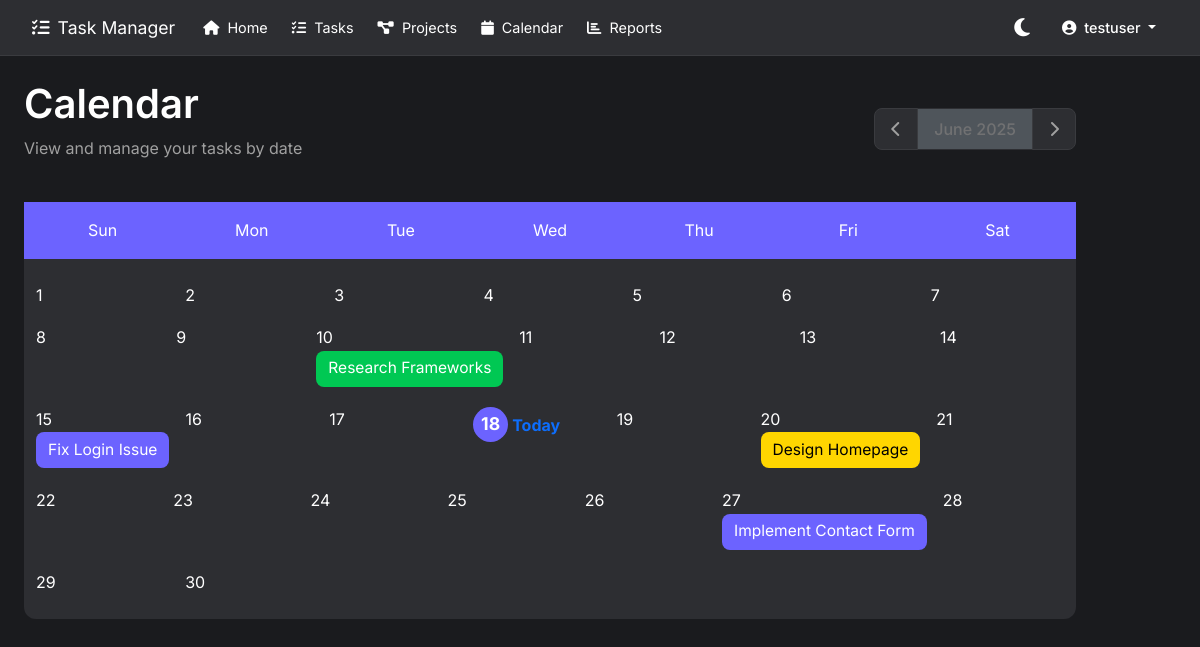
/calendar.php (signed in), run on the app's committed database.
### tables this page shows
CREATE TABLE IF NOT EXISTS tasks (
    task_id INT AUTO_INCREMENT PRIMARY KEY,
    project_id INT NOT NULL,
    user_id INT NOT NULL,
    title VARCHAR(100) NOT NULL,
    description TEXT,
    status ENUM('To Do', 'In Progress', 'Completed') DEFAULT 'To Do',
    priority ENUM('Low', 'Medium', 'High') DEFAULT 'Medium',
    due_date DATE,
    created_at TIMESTAMP DEFAULT CURRENT_TIMESTAMP,
    updated_at TIMESTAMP DEFAULT CURRENT_TIMESTAMP ON UPDATE CURRENT_TIMESTAMP,
    completed_at TIMESTAMP NULL DEFAULT NULL,
    FOREIGN KEY (project_id) REFERENCES projects(project_id) ON DELETE CASCADE,
    FOREIGN KEY (user_id) REFERENCES users(user_id) ON DELETE CASCADE
);

### calendar.php (the view, shortened to what this page needs)
<?php
require_once 'config/db_connect.php';
$month = isset($_GET['month']) ? (int)$_GET['month'] : (int)date('m');
$year = isset($_GET['year']) ? (int)$_GET['year'] : (int)date('Y');
$firstDay = mktime(0, 0, 0, $month, 1, $year);
$numberDays = date('t', $firstDay);
$dateComponents = getdate($firstDay);
$monthName = $dateComponents['month'];
$dayOfWeek = $dateComponents['wday'];
$startDate = date('Y-m-d', $firstDay);
$endDate = date('Y-m-t', $firstDay);
$stmt = $pdo->prepare('
    SELECT t.*, p.name as project_name
    FROM tasks t
    JOIN projects p ON t.project_id = p.project_id
    WHERE t.user_id = ?
    AND t.due_date BETWEEN ? AND ?
    ORDER BY t.due_date ASC
');
$stmt->execute([$_SESSION['user_id'], $startDate, $endDate]);
$tasks = $stmt->fetchAll();
$tasksByDate = [];
foreach ($tasks as $task) {
    $date = date('j', strtotime($task['due_date']));
    if (!isset($tasksByDate[$date])) {
        $tasksByDate[$date] = [];
    }
    $tasksByDate[$date][] = $task;
}
?>
<!DOCTYPE html>
<html lang="en">
<head>
    <?php include 'links.php'; ?>
    <link rel="stylesheet" href="style.css">
    <link rel="stylesheet" href="https://cdnjs.cloudflare.com/ajax/libs/font-awesome/6.4.0/css/all.min.css">
</head>
<body>
    <div class="container-fluid">
        <div class="row">
            <div class="col-md-10 col-lg-11 p-4">
                <header class="mb-4">
                    <div class="d-flex justify-content-between align-items-center">
                        <div>
                            <h1>Calendar</h1>
                            <p class="text-muted">View and manage your tasks by date</p>
                        </div>
                        <div class="btn-group">
                            <a href="?month=<?php echo $month-1; ?>&year=<?php echo $year; ?>" class="btn btn-secondary">
                                <i class="fas fa-chevron-left"></i>
                            </a>
                            <button class="btn btn-secondary" disabled>
                                <?php echo $monthName . ' ' . $year; ?>
                            </button>
                            <a href="?month=<?php echo $month+1; ?>&year=<?php echo $year; ?>" class="btn btn-secondary">
                                <i class="fas fa-chevron-right"></i>
                            </a>
                        </div>
                    </div>
                </header>
                <div class="calendar">
                    <div class="calendar-header p-3">
                        <div class="row text-center">
                            <div class="col">Sun</div>
                            <div class="col">Mon</div>
                            <div class="col">Tue</div>
                            <div class="col">Wed</div>
                            <div class="col">Thu</div>
                            <div class="col">Fri</div>
                            <div class="col">Sat</div>
                        </div>
                    </div>
                    <div class="calendar-body p-3">
                        <?php
                        $currentDay = 1;
                        $currentDate = date('Y-m-d');
                        echo '<div class="row">';
                        while ($currentDay <= $numberDays) {
                            if ($dayOfWeek == 7) {
                                $dayOfWeek = 0;
                                echo '</div><div class="row">';
                            }
                            $currentDayDate = date('Y-m-d', mktime(0, 0, 0, $month, $currentDay, $year));
                            $isToday = ($currentDayDate == $currentDate);
                            echo '<div class="col calendar-day p-2 ' . ($isToday ? 'today' : '') . '">';
                            echo '<div class="date-number">';
                            if ($isToday) {
                                echo '<span class="today-indicator d-inline-flex align-items-center justify-content-center me-1" style="background: var(--primary-color); color: #fff; border-radius: 50%; width: 2em; height: 2em; font-weight: 700; font-size: 1.1em;">' . $currentDay . '</span>';
                                echo '<span class="fw-bold text-primary">Today</span>';
                            } else {
                                echo $currentDay;
                            }
                            echo '</div>';
                            if (isset($tasksByDate[$currentDay])) {
                                echo '<div class="task-list">';
                                foreach ($tasksByDate[$currentDay] as $task) {
                                    $statusClass = ($task['status'] == 'Completed') ? 'success' :
                                        (($task['status'] == 'In Progress') ? 'warning' : 'info');
                                    $taskId = (int)$task['task_id'];
                                    $snapshot = htmlspecialchars(json_encode([
                                        'title' => $task['title'],
                                        'project' => $task['project_name'],
                                        'status' => $task['status'],
                                        'priority' => $task['priority'],
                                        'due_date' => $task['due_date']
                                    ]));
                                    echo '<a href="task.php?id=' . $taskId . '" class="task-item bg-' . $statusClass . ' mb-1 text-decoration-none text-white position-relative"
                                        data-snapshot="' . $snapshot . '">' . htmlspecialchars($task['title']) . '</a>';
                                }
                                echo '</div>';
                            }
                            echo '</div>';
                            $currentDay++;
                            $dayOfWeek++;
                        }
                        while ($dayOfWeek < 7) {
                            echo '<div class="col calendar-day p-2"></div>';
                            $dayOfWeek++;
                        }
                        echo '</div>';
                        ?>
                    </div>
                </div>
            </div>
        </div>
    </div>
</body>
</html>

### style.css (style rules this page uses)
:root { --primary-color: #6C63FF; --secondary-color: #FF6584; --accent-color: #00D9F5; --background-dark: #1A1B1E; --card-bg: #2D2E32; --text-primary: #FFFFFF; --text-secondary: #A0A0A0; --success-color: #00C853; --warning-color: #FFD600; --danger-color: #FF1744; --border-radius: 12px; --transition: all 0.3s ease; --border-color: #3A3B3F; }
body { background-color: var(--background-dark); color: var(--text-primary); font-family: 'Inter', sans-serif; line-height: 1.6; }
h1, h2, h3, h4, h5, h6 { color: var(--text-primary); font-weight: 600; }
p, span, div { color: var(--text-primary); }
.text-muted { color: var(--text-secondary) !important; }
.btn { border-radius: 8px; padding: 8px 16px; font-weight: 500; transition: var(--transition); }
.btn-secondary { background-color: var(--card-bg); border: 1px solid var(--text-secondary); color: var(--text-primary); }
.navbar { background-color: var(--card-bg) !important; border-bottom: 1px solid #3A3B3F; padding: 0.5rem 1rem; height: auto; }
.navbar-brand { font-size: 1.1rem; padding: 0.25rem 0; color: var(--text-primary) !important; }
.nav-link { padding: 0.25rem 0.75rem !important; font-size: 0.9rem; color: var(--text-primary) !important; }
.bg-info { background-color: var(--primary-color) !important; color: white !important; }
.bg-warning { background-color: var(--warning-color) !important; color: #000 !important; }
.bg-success { background-color: var(--success-color) !important; color: white !important; }
.btn-group .btn { border: 1px solid #3A3B3F; color: var(--text-secondary); }
.calendar { background-color: var(--card-bg); border-radius: var(--border-radius); }
.calendar-header { background-color: var(--primary-color); color: white; }
.calendar-day { color: var(--text-primary); }
a { color: var(--primary-color); text-decoration: none; transition: var(--transition); }
.calendar .task-item { display: block; width: 100%; padding: 0.35rem 0.75rem; border-radius: 8px; margin-bottom: 0.25rem; font-size: 0.97rem; transition: background 0.2s, color 0.2s, box-shadow 0.2s; box-shadow: none; text-align: left; white-space: nowrap; overflow: hidden; text-overflow: ellipsis; }
.calendar .task-item:last-child { margin-bottom: 0; }

### data on the page
tasks: title "Research Frameworks"
tasks: title "Fix Login Issue"
tasks: title "Design Homepage"
tasks: title "Implement Contact Form"

### other printed values
$monthName "June"
$year "2025"
